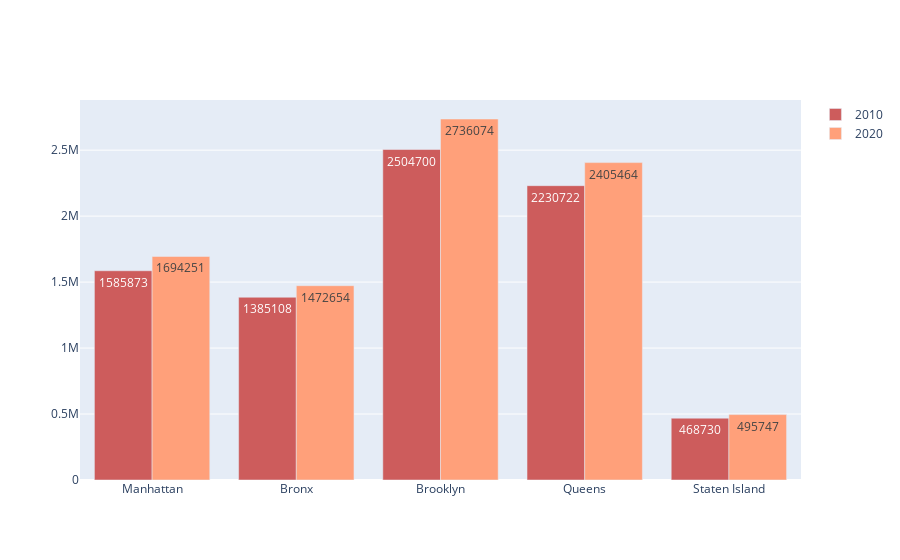

Notebook code for this chart:
### Code cell
fig_pop = go.Figure()

boroughs = ['Manhattan', 'Bronx', 'Brooklyn', 'Queens', 'Staten Island']

y1 = [filtered_all_10.loc[boro][0] for boro in boroughs]
fig_pop.add_trace(go.Bar(
        x=boroughs,
        y=y1,
        name='2010',
        marker_color='indianred',
        text=y1,
        textposition='auto',
))

y2 = [filtered_all_20.loc[boro][0] for boro in boroughs]
fig_pop.add_trace(go.Bar(
        x=boroughs,
        y=y2,
        name='2020',
        marker_color='lightsalmon',
        text=y2,
        textposition='auto',
))

fig_pop.update_layout(barmode='group', title_text='Total Population per Borough Between 2010 and 2020')
fig_pop.show()

### Figure 1 — Plotly figure (JSON) as saved in the notebook; plotly's stock layout.template omitted (floating-point values rounded to 4 significant figures)
{"data": [{"marker": {"color": "indianred"}, "name": "2010", "text": ["1585873", "1385108", "2504700", "2230722", "468730"], "textposition": "auto", "type": "bar", "x": ["Manhattan", "Bronx", "Brooklyn", "Queens", "Staten Island"], "y": [1585873, 1385108, 2504700, 2230722, 468730]}, {"marker": {"color": "lightsalmon"}, "name": "2020", "text": ["1694251", "1472654", "2736074", "2405464", "495747"], "textposition": "auto", "type": "bar", "x": ["Manhattan", "Bronx", "Brooklyn", "Queens", "Staten Island"], "y": [1694251, 1472654, 2736074, 2405464, 495747]}], "layout": {"barmode": "group"}}
